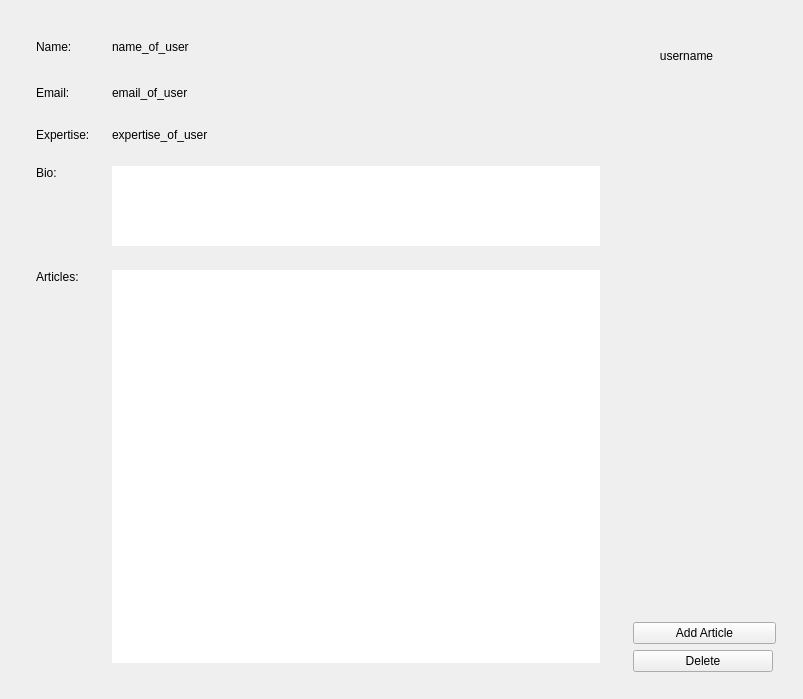
<?xml version="1.0" encoding="UTF-8"?>
<ui version="4.0">
 <class>PirateNews</class>
 <widget class="QMainWindow" name="PirateNews">
  <property name="geometry">
   <rect>
    <x>0</x>
    <y>0</y>
    <width>803</width>
    <height>699</height>
   </rect>
  </property>
  <property name="windowTitle">
   <string>PirateNews</string>
  </property>
  <property name="windowIcon">
   <iconset>
    <normaloff>icons/logo.png</normaloff>icons/logo.png</iconset>
  </property>
  <property name="styleSheet">
   <string notr="true"/>
  </property>
  <widget class="QWidget" name="central_widget">
   <property name="styleSheet">
    <string notr="true">.QWidget#article_posting{
	border: 1px solid grey
}
</string>
   </property>
   <layout class="QHBoxLayout" name="horizontalLayout">
    <item>
     <widget class="QWidget" name="display_screen" native="true">
      <layout class="QHBoxLayout" name="horizontalLayout_4">
       <item>
        <widget class="QWidget" name="information_displayed" native="true">
         <property name="styleSheet">
          <string notr="true">QFrame{
border: none
}</string>
         </property>
         <layout class="QVBoxLayout" name="verticalLayout_2">
          <item alignment="Qt::AlignTop">
           <widget class="QFrame" name="name">
            <property name="minimumSize">
             <size>
              <width>0</width>
              <height>40</height>
             </size>
            </property>
            <property name="maximumSize">
             <size>
              <width>16777215</width>
              <height>40</height>
             </size>
            </property>
            <property name="frameShape">
             <enum>QFrame::StyledPanel</enum>
            </property>
            <property name="frameShadow">
             <enum>QFrame::Raised</enum>
            </property>
            <layout class="QHBoxLayout" name="horizontalLayout_2">
             <item>
              <widget class="QLabel" name="name_label">
               <property name="minimumSize">
                <size>
                 <width>70</width>
                 <height>0</height>
                </size>
               </property>
               <property name="maximumSize">
                <size>
                 <width>70</width>
                 <height>16777215</height>
                </size>
               </property>
               <property name="text">
                <string>Name:</string>
               </property>
              </widget>
             </item>
             <item>
              <widget class="QLabel" name="name_of_user">
               <property name="text">
                <string>name_of_user</string>
               </property>
              </widget>
             </item>
            </layout>
           </widget>
          </item>
          <item alignment="Qt::AlignTop">
           <widget class="QFrame" name="email">
            <property name="minimumSize">
             <size>
              <width>0</width>
              <height>40</height>
             </size>
            </property>
            <property name="maximumSize">
             <size>
              <width>16777215</width>
              <height>40</height>
             </size>
            </property>
            <property name="frameShape">
             <enum>QFrame::StyledPanel</enum>
            </property>
            <property name="frameShadow">
             <enum>QFrame::Raised</enum>
            </property>
            <layout class="QHBoxLayout" name="horizontalLayout_5">
             <item>
              <widget class="QLabel" name="email_label">
               <property name="minimumSize">
                <size>
                 <width>70</width>
                 <height>0</height>
                </size>
               </property>
               <property name="maximumSize">
                <size>
                 <width>70</width>
                 <height>16777215</height>
                </size>
               </property>
               <property name="text">
                <string>Email:</string>
               </property>
              </widget>
             </item>
             <item>
              <widget class="QLabel" name="email_of_user">
               <property name="text">
                <string>email_of_user</string>
               </property>
              </widget>
             </item>
            </layout>
           </widget>
          </item>
          <item>
           <widget class="QFrame" name="expertise">
            <property name="frameShape">
             <enum>QFrame::StyledPanel</enum>
            </property>
            <property name="frameShadow">
             <enum>QFrame::Raised</enum>
            </property>
            <layout class="QHBoxLayout" name="horizontalLayout_7">
             <item>
              <widget class="QLabel" name="expertise_label">
               <property name="minimumSize">
                <size>
                 <width>70</width>
                 <height>0</height>
                </size>
               </property>
               <property name="maximumSize">
                <size>
                 <width>70</width>
                 <height>16777215</height>
                </size>
               </property>
               <property name="text">
                <string>Expertise:</string>
               </property>
               <property name="alignment">
                <set>Qt::AlignLeading|Qt::AlignLeft|Qt::AlignTop</set>
               </property>
              </widget>
             </item>
             <item>
              <widget class="QLabel" name="expertise_of_user">
               <property name="text">
                <string>expertise_of_user</string>
               </property>
              </widget>
             </item>
            </layout>
           </widget>
          </item>
          <item>
           <widget class="QFrame" name="bio">
            <property name="frameShape">
             <enum>QFrame::StyledPanel</enum>
            </property>
            <property name="frameShadow">
             <enum>QFrame::Raised</enum>
            </property>
            <layout class="QHBoxLayout" name="horizontalLayout_6">
             <item>
              <widget class="QLabel" name="bio_label">
               <property name="minimumSize">
                <size>
                 <width>70</width>
                 <height>0</height>
                </size>
               </property>
               <property name="maximumSize">
                <size>
                 <width>70</width>
                 <height>16777215</height>
                </size>
               </property>
               <property name="text">
                <string>Bio:</string>
               </property>
               <property name="alignment">
                <set>Qt::AlignLeading|Qt::AlignLeft|Qt::AlignTop</set>
               </property>
              </widget>
             </item>
             <item alignment="Qt::AlignTop">
              <widget class="QPlainTextEdit" name="bio_of_user">
               <property name="minimumSize">
                <size>
                 <width>0</width>
                 <height>80</height>
                </size>
               </property>
               <property name="maximumSize">
                <size>
                 <width>16777215</width>
                 <height>80</height>
                </size>
               </property>
              </widget>
             </item>
            </layout>
           </widget>
          </item>
          <item>
           <widget class="QFrame" name="article">
            <property name="frameShape">
             <enum>QFrame::StyledPanel</enum>
            </property>
            <property name="frameShadow">
             <enum>QFrame::Raised</enum>
            </property>
            <layout class="QHBoxLayout" name="horizontalLayout_8">
             <item>
              <widget class="QLabel" name="article_label">
               <property name="minimumSize">
                <size>
                 <width>70</width>
                 <height>0</height>
                </size>
               </property>
               <property name="maximumSize">
                <size>
                 <width>70</width>
                 <height>16777215</height>
                </size>
               </property>
               <property name="text">
                <string>Articles:</string>
               </property>
               <property name="alignment">
                <set>Qt::AlignLeading|Qt::AlignLeft|Qt::AlignTop</set>
               </property>
              </widget>
             </item>
             <item>
              <widget class="QListView" name="article_of_user"/>
             </item>
            </layout>
           </widget>
          </item>
         </layout>
        </widget>
       </item>
       <item>
        <widget class="QWidget" name="left_menu" native="true">
         <property name="maximumSize">
          <size>
           <width>175</width>
           <height>16777215</height>
          </size>
         </property>
         <layout class="QVBoxLayout" name="verticalLayout">
          <item alignment="Qt::AlignTop">
           <widget class="QFrame" name="features">
            <property name="styleSheet">
             <string notr="true">*{
border: none
}</string>
            </property>
            <property name="frameShape">
             <enum>QFrame::StyledPanel</enum>
            </property>
            <property name="frameShadow">
             <enum>QFrame::Raised</enum>
            </property>
            <layout class="QHBoxLayout" name="horizontalLayout_3">
             <item>
              <widget class="QLabel" name="username_display">
               <property name="text">
                <string>username</string>
               </property>
               <property name="alignment">
                <set>Qt::AlignCenter</set>
               </property>
              </widget>
             </item>
             <item>
              <widget class="QPushButton" name="profile_logo">
               <property name="enabled">
                <bool>true</bool>
               </property>
               <property name="minimumSize">
                <size>
                 <width>30</width>
                 <height>40</height>
                </size>
               </property>
               <property name="maximumSize">
                <size>
                 <width>30</width>
                 <height>50</height>
                </size>
               </property>
               <property name="cursor">
                <cursorShape>ArrowCursor</cursorShape>
               </property>
               <property name="text">
                <string/>
               </property>
               <property name="icon">
                <iconset>
                 <normaloff>icons/user.png</normaloff>icons/user.png</iconset>
               </property>
               <property name="iconSize">
                <size>
                 <width>32</width>
                 <height>32</height>
                </size>
               </property>
              </widget>
             </item>
            </layout>
           </widget>
          </item>
          <item>
           <spacer name="vertical_spacer">
            <property name="orientation">
             <enum>Qt::Vertical</enum>
            </property>
            <property name="sizeHint" stdset="0">
             <size>
              <width>20</width>
              <height>40</height>
             </size>
            </property>
           </spacer>
          </item>
          <item alignment="Qt::AlignLeft|Qt::AlignVCenter">
           <widget class="QPushButton" name="add_article_button">
            <property name="minimumSize">
             <size>
              <width>143</width>
              <height>0</height>
             </size>
            </property>
            <property name="maximumSize">
             <size>
              <width>150</width>
              <height>16777215</height>
             </size>
            </property>
            <property name="text">
             <string>Add Article</string>
            </property>
            <property name="icon">
             <iconset>
              <normaloff>icons/add_article.png</normaloff>icons/add_article.png</iconset>
            </property>
            <property name="iconSize">
             <size>
              <width>20</width>
              <height>20</height>
             </size>
            </property>
           </widget>
          </item>
          <item alignment="Qt::AlignLeft|Qt::AlignVCenter">
           <widget class="QPushButton" name="delete_article_button">
            <property name="minimumSize">
             <size>
              <width>140</width>
              <height>0</height>
             </size>
            </property>
            <property name="maximumSize">
             <size>
              <width>150</width>
              <height>16777215</height>
             </size>
            </property>
            <property name="text">
             <string>Delete</string>
            </property>
            <property name="icon">
             <iconset>
              <normaloff>icons/delete_article.png</normaloff>icons/delete_article.png</iconset>
            </property>
            <property name="iconSize">
             <size>
              <width>15</width>
              <height>15</height>
             </size>
            </property>
           </widget>
          </item>
         </layout>
        </widget>
       </item>
      </layout>
     </widget>
    </item>
   </layout>
  </widget>
 </widget>
 <resources/>
 <connections/>
</ui>
